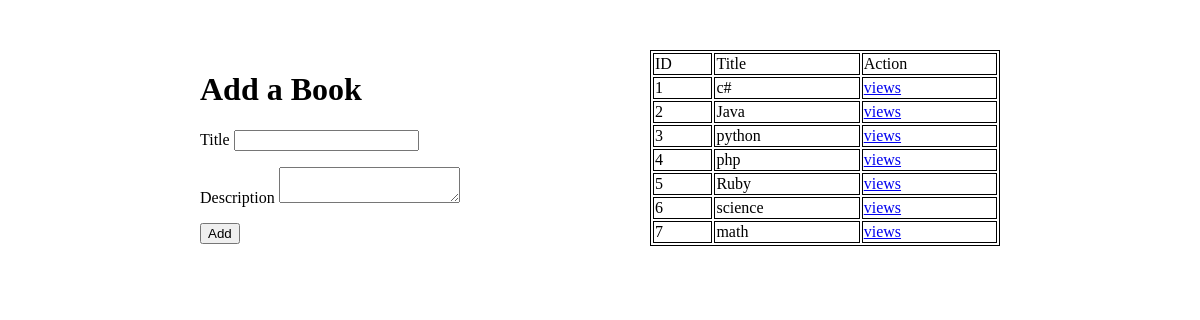
The page / on the database its author committed.
### books_authors_app/models.py (models this page shows)
class Book(models.Model):
        title = models.CharField(max_length=255)
        desc = models.TextField(null=True)
        created_at = models.DateTimeField(auto_now_add=True)
        updated_at = models.DateTimeField(auto_now=True)

### books_authors_app/views.py (the view)
# urls.py: path('', views.show),
def show(request):
    context={
        'allbooks': Book.objects.all(),
    }
    return render(request,'books_authors.html',context)

### books_authors_app/templates/books_authors.html (shortened to what this page needs)
<!DOCTYPE html>
<html lang="en">
<head>
</head>
<body>
    <div class="leftside">
    <h1>Add a Book</h1>
    <form action="/add_book" method="post">
        <p>Title <input type="text" name="title"></p>
        <p>Description <textarea name="Description"></textarea></p>
        <button>Add</button>
    </form>
    </div>
    <div class="rightside">
        <table>
            <tr>
                <td>ID</td>
                <td>Title</td>
                <td>Action</td>
            </tr>
            {%for book in allbooks%}
            <tr>
                <td>{{book.id}}</td>
                <td>{{book.title}}</td>
                <td><a href="http://127.0.0.1:8000/books/{{book.id}}">views</a></td>
            </tr>
            {%endfor%}
    </div>
</body>
</html>

### books_authors_app/templates/books_authors.html (style rules this page uses)
table,tr,td { border: 1px solid black; }
table { width: 350px; }
body { display: flex; width: 800px; justify-content: space-between; margin: 0 auto; margin-top: 50px; }

### rows shown on the page
Book: id "1", title "c#"
Book: id "2", title "Java"
Book: id "3", title "python"
Book: id "4", title "php"
Book: id "5", title "Ruby"
Book: id "6", title "science"
Book: id "7", title "math"
